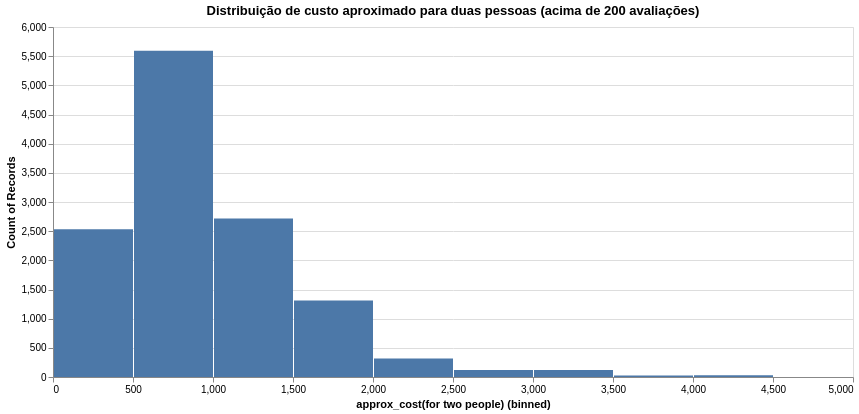

This figure's notebook cell:
### Code cell
restaurantes.filter(
    pl.col('votes') > 200
).plot.bar(x = alt.X('approx_cost(for two people)', bin=alt.Bin(maxbins=20)), y = alt.Y('count()')).properties(width = 800, height = 350, title = 'Distribuição de custo aproximado para duas pessoas (acima de 200 avaliações)' )

### Figure 1 — Vega specification as saved in the notebook (floating-point values rounded to 4 significant figures)
{"$schema": "https://vega.github.io/schema/vega/v5.json", "data": [{"name": "param_15_store"}, {"name": "source_0", "values": [{"__count": 5592, "bin_maxbins_20_approx_cost(for two people)": 500.0, "bin_maxbins_20_approx_cost(for two people)_end": 1000.0}, {"__count": 2533, "bin_maxbins_20_approx_cost(for two people)": 0.0, "bin_maxbins_20_approx_cost(for two people)_end": 500.0}, {"__count": 2716, "bin_maxbins_20_approx_cost(for two people)": 1000.0, "bin_maxbins_20_approx_cost(for two people)_end": 1500.0}, {"__count": 1311, "bin_maxbins_20_approx_cost(for two people)": 1500.0, "bin_maxbins_20_approx_cost(for two people)_end": 2000.0}, {"__count": 316, "bin_maxbins_20_approx_cost(for two people)": 2000.0, "bin_maxbins_20_approx_cost(for two people)_end": 2500.0}, {"__count": 122, "bin_maxbins_20_approx_cost(for two people)": 2500.0, "bin_maxbins_20_approx_cost(for two people)_end": 3000.0}, {"__count": 121, "bin_maxbins_20_approx_cost(for two people)": 3000.0, "bin_maxbins_20_approx_cost(for two people)_end": 3500.0}, {"__count": 25, "bin_maxbins_20_approx_cost(for two people)": 3500.0, "bin_maxbins_20_approx_cost(for two people)_end": 4000.0}, {"__count": 28, "bin_maxbins_20_approx_cost(for two people)": 4000.0, "bin_maxbins_20_approx_cost(for two people)_end": 4500.0}, {"__count": 1, "bin_maxbins_20_approx_cost(for two people)": 4500.0, "bin_maxbins_20_approx_cost(for two people)_end": 5000.0}]}, {"name": "source_0_y_domain___count", "values": [{"min": 1, "max": 5592}]}], "signals": [{"name": "bin_maxbins_20_approx_cost_for_two_people__bins", "value": {"fields": ["approx_cost(for two people)"], "fname": "bin_approx_cost(for two people)", "start": 0.0, "step": 500.0, "stop": 5000.0}}, {"name": "unit", "value": {}, "on": [{"events": "pointermove", "update": "isTuple(group()) ? group() : unit"}]}, {"name": "param_15", "update": "vlSelectionResolve(\"param_15_store\", \"union\")"}, {"name": "param_15_approx_cost_for_two_people_", "on": [{"events": [{"source": "view", "type": "dblclick"}], "update": "null"}, {"events": {"signal": "param_15_translate_delta"}, "update": "panLinear(param_15_translate_anchor.extent_x, -param_15_translate_delta.x / width)"}, {"events": {"signal": "param_15_zoom_delta"}, "update": "zoomLinear(domain(\"x\"), param_15_zoom_anchor.x, param_15_zoom_delta)"}]}, {"name": "param_15_tuple", "on": [{"events": [{"signal": "param_15_approx_cost_for_two_people_"}], "update": "param_15_approx_cost_for_two_people_ ? {unit: \"\", fields: param_15_tuple_fields, values: [param_15_approx_cost_for_two_people_]} : null"}]}, {"name": "param_15_tuple_fields", "value": [{"field": "approx_cost(for two people)", "channel": "x", "type": "R"}]}, {"name": "param_15_translate_anchor", "value": {}, "on": [{"events": [{"source": "scope", "type": "pointerdown"}], "update": "{x: x(unit), y: y(unit), extent_x: domain(\"x\")}"}]}, {"name": "param_15_translate_delta", "value": {}, "on": [{"events": [{"source": "window", "between": [{"source": "scope", "type": "pointerdown"}, {"source": "window", "type": "pointerup"}], "type": "pointermove", "consume": true}], "update": "{x: param_15_translate_anchor.x - x(unit), y: param_15_translate_anchor.y - y(unit)}"}]}, {"name": "param_15_zoom_anchor", "on": [{"events": [{"source": "scope", "type": "wheel", "consume": true}], "update": "{x: invert(\"x\", x(unit)), y: invert(\"y\", y(unit))}"}]}, {"name": "param_15_zoom_delta", "on": [{"events": [{"source": "scope", "consume": true, "type": "wheel"}], "update": "pow(1.001, event.deltaY * pow(16, event.deltaMode))", "force": true}]}, {"name": "param_15_modify", "on": [{"events": {"signal": "param_15_tuple"}, "update": "modify(\"param_15_store\", param_15_tuple, true)"}]}], "marks": [{"type": "rect", "name": "marks", "from": {"data": "source_0"}, "encode": {"update": {"tooltip": {"signal": "{\"approx_cost(for two people) (binned)\": !isValid(datum[\"bin_maxbins_20_approx_cost(for two people)\"]) || !isFinite(+datum[\"bin_maxbins_20_approx_cost(for two people)\"]) ? \"null\" : format(datum[\"bin_maxbins_20_approx_cost(for two people)\"], \"\") + \" – \" + format(datum[\"bin_maxbins_20_approx_cost(for two people)_end\"], \"\"), \"Count of Records\": format(datum[\"__count\"], \"\")}"}, "x": {"field": "bin_maxbins_20_approx_cost(for two people)_end", "scale": "x", "offset": {"signal": "0.5 + (abs(scale(\"x\", datum[\"bin_maxbins_20_approx_cost(for two people)_end\"]) - scale(\"x\", datum[\"bin_maxbins_20_approx_cost(for two people)\"])) < 0.25 ? 0.5 * (0.25 - (abs(scale(\"x\", datum[\"bin_maxbins_20_approx_cost(for two people)_end\"]) - scale(\"x\", datum[\"bin_maxbins_20_approx_cost(for two people)\"])))) : -0.5)"}}, "y": {"field": "__count", "scale": "y"}, "y2": {"value": 0, "scale": "y"}, "x2": {"field": "bin_maxbins_20_approx_cost(for two people)", "scale": "x", "offset": {"signal": "0.5 + (abs(scale(\"x\", datum[\"bin_maxbins_20_approx_cost(for two people)_end\"]) - scale(\"x\", datum[\"bin_maxbins_20_approx_cost(for two people)\"])) < 0.25 ? -0.5 * (0.25 - (abs(scale(\"x\", datum[\"bin_maxbins_20_approx_cost(for two people)_end\"]) - scale(\"x\", datum[\"bin_maxbins_20_approx_cost(for two people)\"])))) : 0.5)"}}, "fill": {"value": "#4c78a8"}}}, "interactive": true, "style": ["bar"], "clip": true}], "scales": [{"name": "x", "type": "linear", "domain": {"signal": "[bin_maxbins_20_approx_cost_for_two_people__bins.start, bin_maxbins_20_approx_cost_for_two_people__bins.stop]"}, "range": [0, {"signal": "width"}], "bins": {"signal": "bin_maxbins_20_approx_cost_for_two_people__bins"}, "domainRaw": {"signal": "param_15[\"approx_cost(for two people)\"]"}, "zero": false}, {"name": "y", "type": "linear", "domain": [{"signal": "(data(\"source_0_y_domain___count\")[0] || {}).min"}, {"signal": "(data(\"source_0_y_domain___count\")[0] || {}).max"}], "range": [{"signal": "height"}, 0], "zero": true, "nice": true}], "axes": [{"scale": "y", "domain": false, "zindex": 0, "gridScale": "x", "orient": "left", "labels": false, "ticks": false, "grid": true, "maxExtent": 0, "aria": false, "minExtent": 0, "tickCount": {"signal": "ceil(height/40)"}}, {"scale": "x", "labelOverlap": true, "grid": false, "orient": "bottom", "labelFlush": true, "title": "approx_cost(for two people) (binned)", "zindex": 0, "tickCount": {"signal": "ceil(width/10)"}}, {"scale": "y", "tickCount": {"signal": "ceil(height/40)"}, "title": "Count of Records", "orient": "left", "grid": false, "labelOverlap": true, "zindex": 0}], "title": {"text": "Distribuição de custo aproximado para duas pessoas (acima de 200 avaliações)", "frame": "group"}, "background": "white", "height": 350, "style": "cell", "padding": 5, "width": 800}
